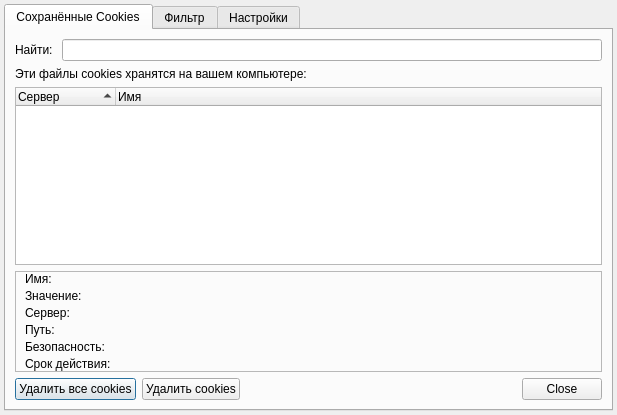
<?xml version="1.0" encoding="UTF-8"?>
<ui version="4.0">
 <class>CookieManager</class>
 <widget class="QDialog" name="CookieManager">
  <property name="geometry">
   <rect>
    <x>0</x>
    <y>0</y>
    <width>617</width>
    <height>415</height>
   </rect>
  </property>
  <property name="windowTitle">
   <string>Cookies</string>
  </property>
  <layout class="QHBoxLayout" name="horizontalLayout">
   <property name="leftMargin">
    <number>4</number>
   </property>
   <property name="topMargin">
    <number>4</number>
   </property>
   <property name="rightMargin">
    <number>4</number>
   </property>
   <property name="bottomMargin">
    <number>4</number>
   </property>
   <item>
    <widget class="QTabWidget" name="tabWidget">
     <property name="currentIndex">
      <number>0</number>
     </property>
     <widget class="QWidget" name="tab">
      <attribute name="title">
       <string>Сохранённые Cookies</string>
      </attribute>
      <layout class="QGridLayout" name="gridLayout">
       <item row="0" column="0">
        <widget class="QLabel" name="label">
         <property name="text">
          <string>Найти: </string>
         </property>
        </widget>
       </item>
       <item row="0" column="1">
        <widget class="QLineEdit" name="search"/>
       </item>
       <item row="1" column="0" colspan="2">
        <widget class="QLabel" name="label_2">
         <property name="text">
          <string>Эти файлы cookies хранятся на вашем компьютере:</string>
         </property>
        </widget>
       </item>
       <item row="2" column="0" colspan="2">
        <widget class="TreeWidget" name="cookieTree">
         <property name="sortingEnabled">
          <bool>true</bool>
         </property>
         <column>
          <property name="text">
           <string>Сервер</string>
          </property>
         </column>
         <column>
          <property name="text">
           <string>Имя</string>
          </property>
         </column>
        </widget>
       </item>
       <item row="3" column="0" colspan="2">
        <widget class="QFrame" name="frame">
         <property name="frameShape">
          <enum>QFrame::StyledPanel</enum>
         </property>
         <property name="frameShadow">
          <enum>QFrame::Raised</enum>
         </property>
         <layout class="QGridLayout" name="gridLayout_2">
          <property name="topMargin">
           <number>0</number>
          </property>
          <property name="rightMargin">
           <number>0</number>
          </property>
          <property name="bottomMargin">
           <number>0</number>
          </property>
          <property name="horizontalSpacing">
           <number>6</number>
          </property>
          <property name="verticalSpacing">
           <number>3</number>
          </property>
          <item row="0" column="0">
           <widget class="QLabel" name="label_3">
            <property name="sizePolicy">
             <sizepolicy hsizetype="Fixed" vsizetype="Preferred">
              <horstretch>0</horstretch>
              <verstretch>0</verstretch>
             </sizepolicy>
            </property>
            <property name="text">
             <string>Имя:</string>
            </property>
            <property name="alignment">
             <set>Qt::AlignLeading|Qt::AlignLeft|Qt::AlignVCenter</set>
            </property>
           </widget>
          </item>
          <item row="1" column="0">
           <widget class="QLabel" name="label_4">
            <property name="text">
             <string>Значение:</string>
            </property>
           </widget>
          </item>
          <item row="2" column="0">
           <widget class="QLabel" name="label_5">
            <property name="text">
             <string>Сервер:</string>
            </property>
           </widget>
          </item>
          <item row="3" column="0">
           <widget class="QLabel" name="label_6">
            <property name="text">
             <string>Путь:</string>
            </property>
           </widget>
          </item>
          <item row="4" column="0">
           <widget class="QLabel" name="label_7">
            <property name="text">
             <string>Безопасность:</string>
            </property>
           </widget>
          </item>
          <item row="5" column="0">
           <widget class="QLabel" name="label_8">
            <property name="text">
             <string>Срок действия:</string>
            </property>
           </widget>
          </item>
          <item row="0" column="1">
           <widget class="SqueezeLabelV2" name="name">
            <property name="text">
             <string>&lt;cookie не выбран&gt;</string>
            </property>
            <property name="textInteractionFlags">
             <set>Qt::LinksAccessibleByMouse|Qt::TextSelectableByMouse</set>
            </property>
           </widget>
          </item>
          <item row="1" column="1">
           <widget class="SqueezeLabelV2" name="value">
            <property name="text">
             <string>&lt;cookie не выбран&gt;</string>
            </property>
            <property name="textInteractionFlags">
             <set>Qt::LinksAccessibleByMouse|Qt::TextSelectableByMouse</set>
            </property>
           </widget>
          </item>
          <item row="2" column="1">
           <widget class="SqueezeLabelV2" name="server">
            <property name="text">
             <string>&lt;cookie не выбран&gt;</string>
            </property>
            <property name="textInteractionFlags">
             <set>Qt::LinksAccessibleByMouse|Qt::TextSelectableByMouse</set>
            </property>
           </widget>
          </item>
          <item row="3" column="1">
           <widget class="QLabel" name="path">
            <property name="text">
             <string>&lt;cookie не выбран&gt;</string>
            </property>
            <property name="textInteractionFlags">
             <set>Qt::LinksAccessibleByMouse|Qt::TextSelectableByMouse</set>
            </property>
           </widget>
          </item>
          <item row="4" column="1">
           <widget class="SqueezeLabelV2" name="secure">
            <property name="text">
             <string>&lt;cookie не выбран&gt;</string>
            </property>
            <property name="textInteractionFlags">
             <set>Qt::LinksAccessibleByMouse|Qt::TextSelectableByMouse</set>
            </property>
           </widget>
          </item>
          <item row="5" column="1">
           <widget class="SqueezeLabelV2" name="expiration">
            <property name="text">
             <string>&lt;cookie не выбран&gt;</string>
            </property>
            <property name="textInteractionFlags">
             <set>Qt::LinksAccessibleByMouse|Qt::TextSelectableByMouse</set>
            </property>
           </widget>
          </item>
         </layout>
        </widget>
       </item>
       <item row="4" column="0" colspan="2">
        <widget class="QFrame" name="frame_2">
         <property name="frameShape">
          <enum>QFrame::NoFrame</enum>
         </property>
         <property name="frameShadow">
          <enum>QFrame::Raised</enum>
         </property>
         <layout class="QHBoxLayout" name="horizontalLayout_2">
          <property name="leftMargin">
           <number>0</number>
          </property>
          <property name="topMargin">
           <number>0</number>
          </property>
          <property name="rightMargin">
           <number>0</number>
          </property>
          <property name="bottomMargin">
           <number>0</number>
          </property>
          <item>
           <widget class="QPushButton" name="removeAll">
            <property name="text">
             <string>Удалить все cookies</string>
            </property>
           </widget>
          </item>
          <item>
           <widget class="QPushButton" name="removeOne">
            <property name="text">
             <string>Удалить cookies</string>
            </property>
           </widget>
          </item>
          <item>
           <widget class="QDialogButtonBox" name="close">
            <property name="sizePolicy">
             <sizepolicy hsizetype="Expanding" vsizetype="Fixed">
              <horstretch>0</horstretch>
              <verstretch>0</verstretch>
             </sizepolicy>
            </property>
            <property name="standardButtons">
             <set>QDialogButtonBox::Close</set>
            </property>
           </widget>
          </item>
         </layout>
        </widget>
       </item>
      </layout>
     </widget>
     <widget class="QWidget" name="tab_2">
      <attribute name="title">
       <string>Фильтр</string>
      </attribute>
      <layout class="QGridLayout" name="gridLayout_3">
       <item row="0" column="0">
        <widget class="QLabel" name="label_9">
         <property name="text">
          <string>&lt;b&gt;Список разрешённых cookie&lt;/b&gt;</string>
         </property>
        </widget>
       </item>
       <item row="1" column="0" colspan="2">
        <widget class="QLabel" name="label_11">
         <property name="text">
          <string>Cookies с этих серверов будут ВСЕГДА приниматься (даже если Вы отключили их сохранение)</string>
         </property>
         <property name="wordWrap">
          <bool>true</bool>
         </property>
        </widget>
       </item>
       <item row="2" column="1">
        <layout class="QVBoxLayout" name="verticalLayout">
         <item>
          <spacer name="verticalSpacer">
           <property name="orientation">
            <enum>Qt::Vertical</enum>
           </property>
           <property name="sizeHint" stdset="0">
            <size>
             <width>20</width>
             <height>40</height>
            </size>
           </property>
          </spacer>
         </item>
         <item>
          <widget class="QPushButton" name="whiteAdd">
           <property name="text">
            <string>Добавить</string>
           </property>
          </widget>
         </item>
         <item>
          <widget class="QPushButton" name="whiteRemove">
           <property name="text">
            <string>Удалить</string>
           </property>
          </widget>
         </item>
        </layout>
       </item>
       <item row="2" column="0">
        <widget class="QListWidget" name="whiteList"/>
       </item>
       <item row="3" column="0">
        <widget class="QLabel" name="label_10">
         <property name="text">
          <string>&lt;b&gt;Список запрещённых cookie&lt;/b&gt;</string>
         </property>
        </widget>
       </item>
       <item row="4" column="0" colspan="2">
        <widget class="QLabel" name="label_12">
         <property name="text">
          <string>Cookies с этих серверов НИКОГДА не будут приниматься</string>
         </property>
         <property name="wordWrap">
          <bool>true</bool>
         </property>
        </widget>
       </item>
       <item row="5" column="0">
        <widget class="QListWidget" name="blackList"/>
       </item>
       <item row="5" column="1">
        <layout class="QVBoxLayout" name="verticalLayout_2">
         <item>
          <spacer name="verticalSpacer_2">
           <property name="orientation">
            <enum>Qt::Vertical</enum>
           </property>
           <property name="sizeHint" stdset="0">
            <size>
             <width>20</width>
             <height>40</height>
            </size>
           </property>
          </spacer>
         </item>
         <item>
          <widget class="QPushButton" name="blackAdd">
           <property name="text">
            <string>Добавить</string>
           </property>
          </widget>
         </item>
         <item>
          <widget class="QPushButton" name="blackRemove">
           <property name="text">
            <string>Удалить</string>
           </property>
          </widget>
         </item>
        </layout>
       </item>
       <item row="6" column="0" colspan="2">
        <widget class="QDialogButtonBox" name="close2">
         <property name="standardButtons">
          <set>QDialogButtonBox::Close</set>
         </property>
        </widget>
       </item>
      </layout>
     </widget>
     <widget class="QWidget" name="tab_3">
      <attribute name="title">
       <string>Настройки</string>
      </attribute>
      <layout class="QGridLayout" name="gridLayout_4">
       <item row="1" column="0">
        <spacer name="horizontalSpacer_2">
         <property name="orientation">
          <enum>Qt::Horizontal</enum>
         </property>
         <property name="sizeType">
          <enum>QSizePolicy::Fixed</enum>
         </property>
         <property name="sizeHint" stdset="0">
          <size>
           <width>10</width>
           <height>20</height>
          </size>
         </property>
        </spacer>
       </item>
       <item row="4" column="1">
        <widget class="QCheckBox" name="filter3rdParty">
         <property name="text">
          <string>Фильтровать cookies со сторонних сайтов</string>
         </property>
        </widget>
       </item>
       <item row="0" column="0" colspan="3">
        <widget class="QLabel" name="label_13">
         <property name="text">
          <string>&lt;b&gt;Настройки Cookie&lt;/b&gt;</string>
         </property>
        </widget>
       </item>
       <item row="1" column="1" colspan="2">
        <widget class="QCheckBox" name="saveCookies">
         <property name="text">
          <string>Сохранять cookies</string>
         </property>
        </widget>
       </item>
       <item row="3" column="1" colspan="2">
        <widget class="QCheckBox" name="filterTracking">
         <property name="text">
          <string>Фильтрация шпионских cookies</string>
         </property>
        </widget>
       </item>
       <item row="5" column="1" colspan="2">
        <widget class="QCheckBox" name="deleteCookiesOnClose">
         <property name="text">
          <string>Удалять cookies при закрытии</string>
         </property>
        </widget>
       </item>
       <item row="8" column="3">
        <widget class="QDialogButtonBox" name="close3">
         <property name="standardButtons">
          <set>QDialogButtonBox::Close</set>
         </property>
        </widget>
       </item>
       <item row="6" column="3">
        <spacer name="verticalSpacer_3">
         <property name="orientation">
          <enum>Qt::Vertical</enum>
         </property>
         <property name="sizeHint" stdset="0">
          <size>
           <width>20</width>
           <height>40</height>
          </size>
         </property>
        </spacer>
       </item>
      </layout>
     </widget>
    </widget>
   </item>
  </layout>
 </widget>
 <customwidgets>
  <customwidget>
   <class>TreeWidget</class>
   <extends>QTreeWidget</extends>
   <header>treewidget.h</header>
  </customwidget>
  <customwidget>
   <class>SqueezeLabelV2</class>
   <extends>QLabel</extends>
   <header>squeezelabelv2.h</header>
  </customwidget>
 </customwidgets>
 <resources/>
 <connections/>
</ui>
